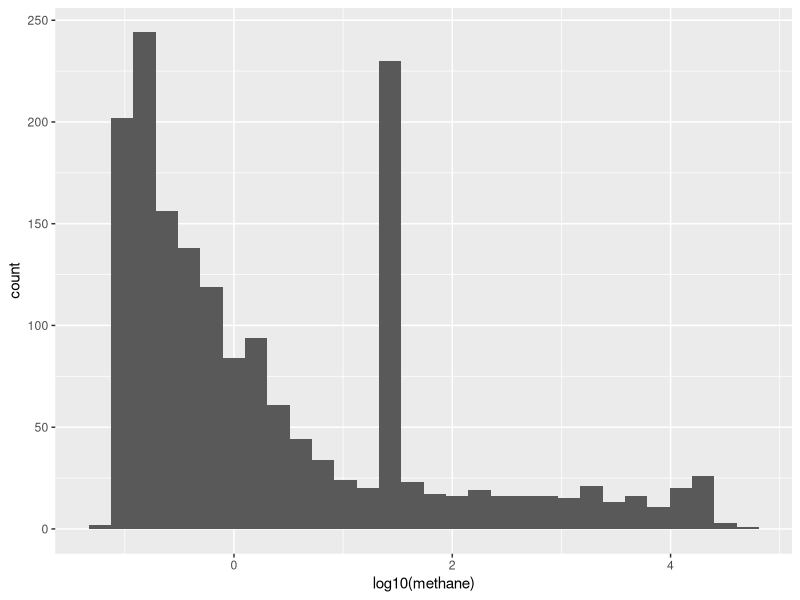
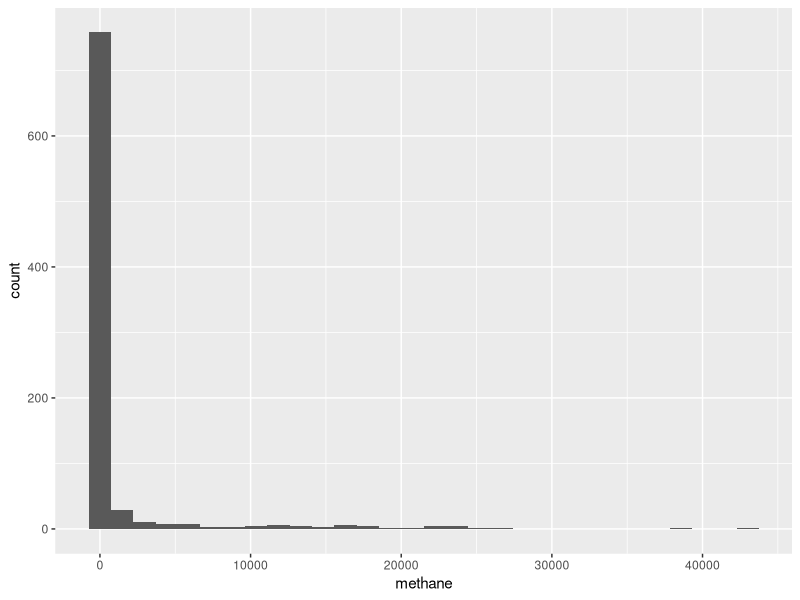
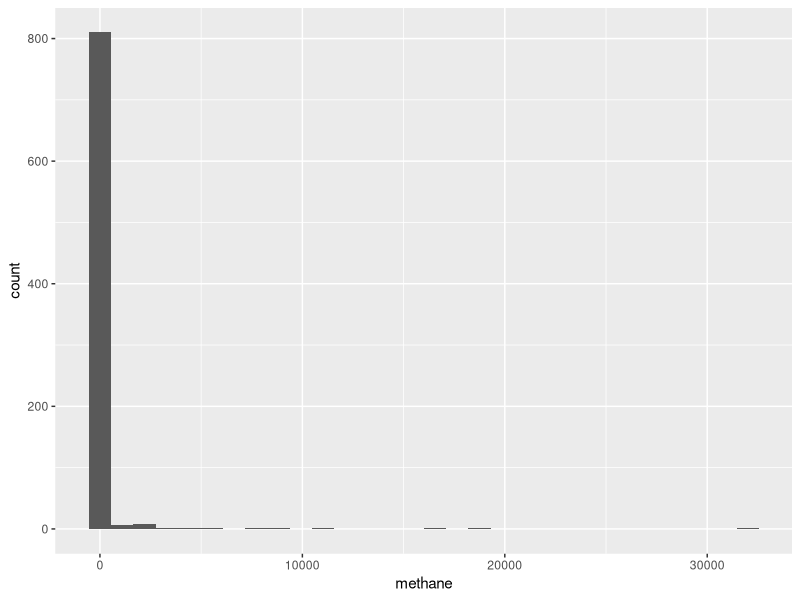

Recreate these plots in R, in order.
## ---- chunk 1
getwd()
library(readxl)
library(dplyr)
library(rstatix)
#library(coin)
library(kableExtra)
## ---- chunk 2
pafrack <- read_excel("PAFracking.xlsx", sheet = "Data")
## ---- chunk 3

### Near vs Far

  ## ALL
  library(dplyr)
  pafrack %>%
  group_by(proximity) %>%
  summarise(
    mean_methane = mean(methane),
    median_methane = median(methane),
    min_methane = min(methane),
    max_methane = max(methane),
    sd_methane = sd(methane)
  ) %>% 
  ungroup() %>% data.frame() %>%
  kable("latex", booktabs = T, escape = F,
        col.names = linebreak(c("Proximity\nCategory", "Mean\nMethane\nConc.",
                                "Median\nMethane\nConc.", "Min\nMethane\nConc.",
                                "Max\nMethane\nConc.", "Standard Deviation of\nMethane\nConc."
        ), align = "c"))  %>%
  column_spec(1:1, width = "1.5cm") %>%
  kable_styling(position = "center") %>%
  kable_styling(latex_options = "hold_position")

## ---- chunk 4
  ## Only valley sites
  pafrack %>%
  group_by(proximity) %>%
  filter(location == "Valley") %>%
  summarise(
    mean_methane = mean(methane),
    median_methane = median(methane),
    min_methane = min(methane),
    max_methane = max(methane),
    sd_methane = sd(methane)
  ) %>% 
  ungroup() %>% data.frame() %>%
  kable("latex", booktabs = T, escape = F,
        col.names = linebreak(c("Proximity\nCategory", "Mean\nMethane\nConc.",
                                "Median\nMethane\nConc.", "Min\nMethane\nConc.",
                                "Max\nMethane\nConc.", "Standard Deviation of\nMethane\nConc."
        ), align = "c"))  %>%
  column_spec(1:1, width = "1.5cm") %>%
  kable_styling(position = "center") %>%
  kable_styling(latex_options = "HOLD_position")
## ---- chunk 5
  ## Only valley sites
  pafrack %>%
  group_by(proximity) %>%
  filter(location == "Upland") %>%
  summarise(
    mean_methane = mean(methane),
    median_methane = median(methane),
    min_methane = min(methane),
    max_methane = max(methane),
    sd_methane = sd(methane)
  ) %>% 
  ungroup() %>% data.frame() %>%
  kable("latex", booktabs = T, escape = F,
        col.names = linebreak(c("Proximity\nCategory", "Mean\nMethane\nConc.",
                                "Median\nMethane\nConc.", "Min\nMethane\nConc.",
                                "Max\nMethane\nConc.", "Standard Deviation of\nMethane\nConc."
        ), align = "c"))  %>%
  column_spec(1:1, width = "1.5cm") %>%
  kable_styling(position = "center") %>%
  kable_styling(latex_options = "HOLD_position")
## ---- chunk 6
  ## Only valley sites
  pafrack %>%
  group_by(location) %>%
  summarise(
    mean_methane = mean(methane),
    median_methane = median(methane),
    min_methane = min(methane),
    max_methane = max(methane),
    sd_methane = sd(methane)
  ) %>% 
  ungroup() %>% data.frame() %>%
  kable("latex", booktabs = T, escape = F,
        col.names = linebreak(c("Location", "Mean\nMethane\nConc.",
                                "Median\nMethane\nConc.", "Min\nMethane\nConc.",
                                "Max\nMethane\nConc.", "Standard Deviation of\nMethane\nConc."
        ), align = "c"))  %>%
  column_spec(1:1, width = "1.5cm") %>%
  kable_styling(position = "center") %>%
  kable_styling(latex_options = "HOLD_position")
## ---- chunk 7
## identifying outliers

library(rstatix)
pafrack %>% group_by(proximity) %>%
  identify_outliers(methane)

## test for normality
pafrack %>% group_by(proximity) %>%
  shapiro_test(methane) ## Okay so p-value is significant => either log transform data or non-parametric

## try to visualize data

library(ggplot2)
ggplot(pafrack, aes(x=log10(methane))) + 
  geom_histogram() ##still dont look normal

## verify this: 
shapiro_test(log(pafrack$methane)) # Yes still non significant. Gotta do non parametric now

# since near and far samples are independent, Wilcoxon rank sum is the go to:

near_far_all <- pafrack %>% 
  wilcox_test(methane ~ proximity) %>%
  add_significance()
near_far_all

near_far_all_eff <- pafrack %>% wilcox_effsize(methane ~ proximity)
near_far_all_eff

## OK, p is significant. Near and Far are different!

## ---- chunk 8
## identifying outliers

valley_sites <- pafrack %>% group_by(proximity) %>%
  filter(location == "Valley") %>% ungroup() #if you dont ungroup, test wont go thru

valley_sites %>% identify_outliers(methane)

## test for normality
valley_sites %>% shapiro_test(methane) ## Okay so p-value is significant => either log transform data or non-parametric

## try to visualize data

library(ggplot2)
ggplot(valley_sites, aes(x=methane)) + 
  geom_histogram() ##dont look normal

## try log trans : 
shapiro_test(log(valley_sites$methane)) # Yes still non significant. Gotta do non parametric now

# since near and far samples are independent, Wilcoxon rank sum is the go to:

near_far_valley <-  valley_sites %>%
  wilcox_test(methane ~ proximity) %>%
  add_significance()
near_far_valley

near_far_valley_eff <- valley_sites %>% wilcox_effsize(methane ~ proximity)
near_far_valley_eff

## OK, p is significant. Near and Far are different at valley sites! effect size is small

## ---- chunk 9
## identifying outliers

upland_sites <- pafrack %>% group_by(proximity) %>%
  filter(location == "Upland") %>% ungroup() #if you dont ungroup, test wont go thru

upland_sites %>% identify_outliers(methane)

## test for normality
upland_sites %>% shapiro_test(methane) ## Okay so p-value is significant => either log transform data or non-parametric

## try to visualize data

library(ggplot2)
ggplot(upland_sites, aes(x=methane)) + 
  geom_histogram() ##dont look normal

## try log trans : 
shapiro_test(log(upland_sites$methane)) # Yes still non significant. Gotta do non parametric now

# since near and far samples are independent, Wilcoxon rank sum is the go to:

near_far_upland <-  upland_sites %>%
  wilcox_test(methane ~ proximity) %>%
  add_significance()
near_far_upland

near_far_upland_eff <- upland_sites %>% wilcox_effsize(methane ~ proximity)
near_far_upland_eff

## OK, p is significant. Near and Far are different at upland sites! effect size is small

## ---- chunk 10

## data for this test are similar for data used for near vs far test

# since upland and valley samples are independent, Wilcoxon rank sum is the go to:

upland_valley <-  pafrack %>%
  wilcox_test(methane ~ location) %>%
  add_significance()
upland_valley

upland_valley_eff <- pafrack %>% wilcox_effsize(methane ~ location)
upland_valley_eff

## OK, p is significant. valley and upland are different ! effect size is small
